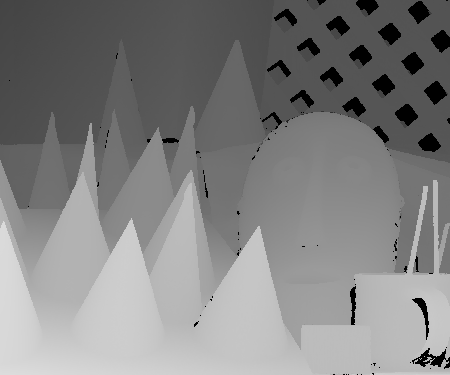
#> input picture disp2.png, 450 x 375 px
$ python stereomatch.py disp2.png im2.png im2.png
#> lines starting #> are read from the running program, lines starting #| are printed output that depends on the picture
import numpy as np
import cv2
import sys
from numba import njit


@njit
def Census(img_l, img_r, maxdis, box_h=3, box_w=4):
    """
    calculate Census cost
    box_h and box_w is the half size of height and width of box size
    """
    H = img_l.shape[0]
    W = img_l.shape[1]
    census_cost_r = np.zeros(shape=(H, W, maxdis), dtype=np.float32)
    census_cost_l = np.zeros(shape=(H, W, maxdis), dtype=np.float32)
    census_cost_l[:, 0:box_w, :] = maxdis
    census_cost_l[:, (W - box_w) : W, :] = maxdis
    census_cost_l[0:box_h, :, :] = maxdis
    census_cost_l[(H - box_h) : H, :, :] = maxdis
    census_cost_r[:, :, :] = maxdis
    count = 0.0
    for h in range(box_h, H - box_h):
        for w in range(box_w, W - box_w):
            for d in range(0, maxdis):
                if (w - d) < box_w:
                    census_cost_l[h, w, d:] = maxdis
                    break
                else:
                    for x in range(h - box_h, h + box_h + 1):
                        for y in range(w - box_w, w + box_w + 1):
                            if (img_l[x, y] < img_l[h, w]) != (
                                img_r[x, y - d] < img_r[h, w - d]
                            ):
                                count += 1.0
                    census_cost_l[h, w, d] = count
                    census_cost_r[h, w - d, d] = count
                    count = 0
    return census_cost_l, census_cost_r


# [164 lines left out: functions Computer_AD, exp_norm, AD_Census_cost_comb, arms_region_check, get_arm_map, cost_agg, not called in this run]


def find_min_cost_disp(cost, p_h, p_w, disp):
    min_cost_disp = np.argmin(cost[p_h, p_w, disp], axis=2)
    return min_cost_disp


# [151 lines left out: functions update_penalty, scanline_optimization_horizon, scanline_optimization_vertical, not called in this run]


def normalize(volume, maxdisparity):
    return 255.0 * volume / maxdisparity


# [4 lines left out: function select_disparity, not called in this run]


class DataLoader:
    def __init__(self, l_img_path, r_img_path):
        """
        all images are already rectified
        """
        self.l_img_path = l_img_path
        self.r_img_path = r_img_path

    def returning_img_data(self):
        try:
            left_color_img = cv2.imread(self.l_img_path)
#> left_color_img is the input picture: shape (375, 450, 3); min 0, max 220, mean 129.8
            right_color_img = cv2.imread(self.r_img_path)
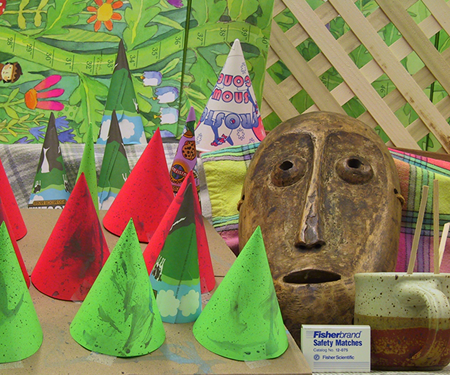
#> input picture im2.png, 450 x 375 px
#> right_color_img is the input picture: shape (375, 450, 3); mean B, G, R 82.3, 130.2, 132.6
            left_gray_img = cv2.cvtColor(left_color_img, cv2.COLOR_BGR2GRAY)
            right_gray_img = cv2.cvtColor(right_color_img, cv2.COLOR_BGR2GRAY)
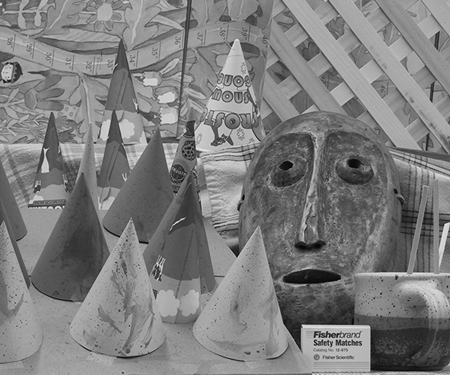
#> right_gray_img: shape (375, 450); min 0, max 235, mean 125.5
        except:
            print("something wrong when read images")
        return left_color_img, right_color_img, left_gray_img, right_gray_img

    # [7 lines left out: function returning_color_img_data, not called in this run]


class StereoMatcher:
    def __init__(self):
        """
        provide two images rectified to the matcher
        """
        pass

    # [12 lines left out: function verify_data, not called in this run]

    def AD_Census_cost(self, a_data_loader, paras):
        """
        return a cost volume of AD-Census
        """
        (
            left_color_img,
            right_color_img,
            left_gray_img,
            right_gray_img,
        ) = a_data_loader.returning_img_data()
        H = left_gray_img.shape[0]
#> H = 375
        W = left_gray_img.shape[1]
#> W = 450
        maxdis = paras["maxdis"]
        left_census_cost, right_census_cost = Census(
            left_gray_img, right_gray_img, maxdis
        )
        left_AD_cost, right_AD_cost = Computer_AD(
            left_color_img, right_color_img, maxdis
        )
        left_AD_Census_cost = AD_Census_cost_comb(
            left_census_cost, left_AD_cost, 30.0, 10.0, H, W, maxdis
        )
        right_AD_Census_cost = AD_Census_cost_comb(
            right_census_cost, right_AD_cost, 30.0, 10.0, H, W, maxdis
        )
        return left_AD_Census_cost, right_AD_Census_cost

    def AD_Census_cost_with_simple_agg(self, a_data_loader, paras):
        """
        return the AD-Census cost with simple aggreation
        """
        tao1 = paras["tao1"]
        tao2 = paras["tao2"]
        L1 = paras["L1"]
        L2 = paras["L2"]
        target = paras["target"]
        left_AD_Census_cost, right_AD_Census_cost = self.AD_Census_cost(
            a_data_loader, paras
        )
        left_color_img, right_color_img = a_data_loader.returning_color_img_data()
        left_arm_map = get_arm_map(
            left_color_img, tao1, tao2, L1, L2
        )  # determine left image arm map
        right_arm_map = get_arm_map(
            right_color_img, tao1, tao2, L1, L2
        )  # determine right image arm map

        if target == "left":
            left_cost_aggreated = cost_agg(left_arm_map, left_AD_Census_cost)
            return left_cost_aggreated
        elif target == "right":
            right_cost_aggreated = cost_agg(right_arm_map, right_AD_Census_cost)
            return right_cost_aggreated
        else:
            left_cost_aggreated = cost_agg(left_arm_map, left_AD_Census_cost)
            right_cost_aggreated = cost_agg(right_arm_map, right_AD_Census_cost)
            return left_cost_aggreated, right_cost_aggreated

    # [100 lines left out: functions AD_Census_cost_with_scanline_opt, LRC_check, occlusion_filling_left, not called in this run]

    def cost_map_to_color_img(self, cost, maxdis):
        return normalize(np.uint8(np.argmin(cost, axis=2), maxdis))

    def disparity_to_color_img(self, disp_map, maxdis):
        return normalize(np.uint8(disp_map), maxdis)


def main():
    if len(sys.argv) != 4:
        print("Il faut 3 arguments : stereomatch.py im_gche.png im_dte.png disp_sortie.png")
        return 1

    matcher = StereoMatcher()
    loader = DataLoader(sys.argv[1], sys.argv[2])
    paras2 = {
        "tao1": 20,
        "tao2": 6,
        "L1": 34,
        "L2": 17,
        "target": "all",
        "maxdis": 64,
        "taoso": 15,
        "pi1": 1,
        "pi2": 3,
        "lamb": 30,
    }
    loader = DataLoader(sys.argv[1], sys.argv[2])
    left_cost_aggreated, _ = matcher.AD_Census_cost_with_simple_agg(
        loader, paras2
    )
    if cv2.imwrite(
        sys.argv[3], normalize(np.uint8(np.argmin(left_cost_aggreated, axis=2)), 64)
    ):
        return 0
    print("Error in saving output file.")
    return -1


if __name__ == "__main__":
#> (the run stopped early here; a loop or call above may not have finished)
